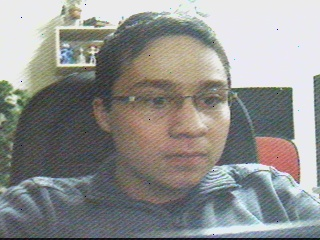
//> input picture src/shots/filename000.jpg, 320 x 240 px
$ ./main ../shots/filename000.jpg   (built with g++ and OpenCV 4)
//> lines starting //> are read from the running program, lines starting //| are printed output that depends on the picture
#include <highgui.h>
#include <cv.h>
#include <stdio.h>

int apply_value = 0;

int gaussian_value, gaussian_max;

int canny_enable, canny_low_value, canny_high_value, canny_low_max, canny_high_max;

int hough_enable, hough_minDist_value, hough_minDist_max, hough_param1_value, hough_param1_max, hough_param2_value, hough_param2_max, hough_minRadius_value, hough_minRadius_max, hough_maxRadius_value, hough_maxRadius_max;

int hue_min_value, hue_max, sat_min_value, sat_max, val_min_value, val_max, hue_max_value, sat_max_value, val_max_value;

IplImage *src_org, *src ,*dst;

void init_values(){

	//gaussian
	gaussian_value = 1;
	gaussian_max = 50;


	//canny
	canny_enable = 0;

	canny_low_value = 1;
	canny_high_value = 70;

	canny_low_max = 300;
	canny_high_max = 300;


	//hough
	hough_enable = 0;

	hough_minDist_value = 30;
	hough_param1_value = 100;
	hough_param2_value = 40;
	hough_minRadius_value = 10;
	hough_maxRadius_value = 100;

	hough_minDist_max = 200;
	hough_param1_max = 200;
	hough_param2_max = 200;
	hough_minRadius_max = 100;
	hough_maxRadius_max = 300;


	//hsv
	hue_min_value = 0;
	sat_min_value = 200;
	val_min_value = 200;

	hue_max_value = 40;
	sat_max_value = 255;
	val_max_value = 255;

	hue_max = 360;
	sat_max = 255;
	val_max = 255;

}


void updateSrc(){
	cvShowImage("src",src);
}

void applySrcCallBack(int pos){
	if( pos ){
        	cvCopy(dst,src);
        	updateSrc();
	}
}

void clearDst(){
	if ( dst ) { cvReleaseImage(&dst); }
	dst = cvCreateImage(cvGetSize(src),src->depth,src->nChannels);
}

void showDst(){
	cvShowImage("dst",dst);
}

IplImage* convertRGB2HSV(IplImage * src){
	if ( src->nChannels == 3 ){

		IplImage *hsv = cvCreateImage(cvGetSize(src),src->depth,src->nChannels);

		cvCvtColor(src,hsv,CV_BGR2HSV);

		return hsv;
	}

	return 0;
}

void mouseCallBack(int event, int x, int y, int flags, void *param){
        if (event == CV_EVENT_LBUTTONDOWN){

                IplImage* img = (IplImage*)(param);
		IplImage* hsv;

		hsv = convertRGB2HSV(img);

		if( hsv ){

			CvScalar s = cvGet2D(hsv,y,x);

			printf("H:%f S:%f V:%f\n",s.val[0],s.val[1],s.val[2]);

			cvReleaseImage(&hsv);
		}
	}
}

void houghCallBack(int pos){
	if ( pos ){

		IplImage *hsv = convertRGB2HSV(src);

		if ( hsv ){

			IplImage *thresholded = cvCreateImage(cvGetSize(src),src->depth,1);

			CvScalar hsv_min = cvScalar(hue_min_value, sat_min_value, val_min_value);

			CvScalar hsv_max = cvScalar(hue_max_value, sat_max_value, val_max_value);

			cvInRangeS(hsv,hsv_min,hsv_max,thresholded);

			//cvSaveImage("thresholded.jpg",thresholded);

			CvMemStorage *storage = cvCreateMemStorage(0);

			CvSeq* circles = cvHoughCircles(thresholded,storage,CV_HOUGH_GRADIENT,2,hough_minDist_value,hough_param1_value,hough_param2_value,hough_minRadius_value,hough_maxRadius_value);

			printf("found %d circles\n",circles->total);

			int i;

			for ( i=0; i<circles->total; i++ ){
				float *p = (float*)cvGetSeqElem(circles,i);
				printf("\tcircle%d x:%f y:%f r:%f\n",i,p[0],p[1],p[2]);
				cvCircle(hsv,cvPoint(cvRound(p[0]),cvRound(p[1])),cvRound(p[2]),CV_RGB(255,0,0),3,8,0);
			}

			cvNamedWindow("Hough");

                        cvShowImage("Hough",hsv);

			cvNamedWindow("thresholdedByHSV");

                        cvShowImage("thresholdedByHSV",thresholded);

			//cvSaveImage("result.jpg",src_backup);

			printf("enter some key to kill Hough result...\n");
			cvWaitKey();

			cvDestroyWindow("thresholdedByHSV");
			cvDestroyWindow("Hough");

			cvReleaseImage(&hsv);
			cvReleaseImage(&thresholded);
		}
	}
}

void cannyCallBack(int pos){
	if( pos ){

		if ( src->nChannels == 3 ){

			IplImage *src_gray = cvCreateImage(cvGetSize(src),IPL_DEPTH_8U,1);

			cvCvtColor(src,src_gray,CV_RGB2GRAY);

			cvReleaseImage(&src);

			src = cvCreateImage(cvGetSize(src_gray),src_gray->depth,src_gray->nChannels);

			cvCopy(src_gray,src);

			cvReleaseImage(&src_gray);

		}

		printf("canny-> low:%d high: %d\n",canny_low_value,canny_high_value);

		clearDst();
		cvCanny(src,dst,canny_low_value,canny_high_value,3);
		showDst();
	}
}

void gaussianCallBack(int pos){
	if( pos%2 == 0 ) { pos+=1; }
	printf("gaussian-> :%d\n",pos);
	clearDst();
	cvSmooth(src,dst,CV_GAUSSIAN,pos,pos);
	showDst();
}

int main(int argc, char **argv){
	assert (argc == 2);

	init_values();

	src_org = cvLoadImage(argv[1]);
//> src_org is the input picture: 240 rows x 320 cols, CV_8UC3; mean B, G, R 142.2, 144.6, 144.4

	//aloca memoria para origem "dinamica" para acontecer esta ser uma origem acumulativa!
	src = cvCreateImage(cvGetSize(src_org),src_org->depth,src_org->nChannels);

	cvCopy(src_org,src);

	//cvNamedWindow("src-org");
	//cvShowImage("src-org",src_org);

	cvNamedWindow("src");
	updateSrc();

	cvNamedWindow("dst");

	cvNamedWindow("config");

	cvNamedWindow("config2");

	int x = 30;
	int y = 50;
	int offset = 10;
	cvMoveWindow("src",x,y);
	cvMoveWindow("dst",x+offset+cvGetSize(src).width,y);
	cvMoveWindow("config",670,y);
	cvMoveWindow("config2",1000,y);

	cvCreateTrackbar("gaussian","config",&gaussian_value,gaussian_max,gaussianCallBack);
	cvCreateTrackbar("canny-low","config",&canny_low_value,canny_low_max,NULL);
	cvCreateTrackbar("canny-high","config",&canny_high_value,canny_high_max,NULL);
	cvCreateTrackbar("canny-en","config",&canny_enable,1,cannyCallBack);
//> slider 'canny-en' is set to 1
	cvCreateTrackbar("hough-minDist","config",&hough_minDist_value,hough_minDist_max,NULL);
	cvCreateTrackbar("hough-param1","config",&hough_param1_value,hough_param1_max,NULL);
	cvCreateTrackbar("hough-param2","config",&hough_param2_value,hough_param2_max,NULL);
	cvCreateTrackbar("hough-minRadius","config",&hough_minRadius_value,hough_minRadius_max,NULL);
	cvCreateTrackbar("hough-maxRadius","config",&hough_maxRadius_value,hough_maxRadius_max,NULL);
	cvCreateTrackbar("hough-en","config",&hough_enable,1,houghCallBack);
//> slider 'hough-en' is set to 1
	cvCreateTrackbar("apply","config",&apply_value,1,applySrcCallBack);
//> slider 'apply' is set to 1

	cvCreateTrackbar("hue-min","config2",&hue_min_value,hue_max,NULL);
//> slider 'hue-min' is set to 72
	cvCreateTrackbar("hue-max","config2",&hue_max_value,hue_max,NULL);
	cvCreateTrackbar("sat-min","config2",&sat_min_value,sat_max,NULL);
	cvCreateTrackbar("sat-max","config2",&sat_max_value,sat_max,NULL);
	cvCreateTrackbar("val-min","config2",&val_min_value,val_max,NULL);
        cvCreateTrackbar("val-max","config2",&val_max_value,val_max,NULL);

	// HSV color picker na janela SRC
	cvSetMouseCallback("src",mouseCallBack,(void*)src);

	// loop central... ESQ finaliza!
	while(true){
		if(cvWaitKey(10) == 27) break;
//> in cannyCallBack, `cvCvtColor(src,src_gray,CV_RGB2GRAY);`:
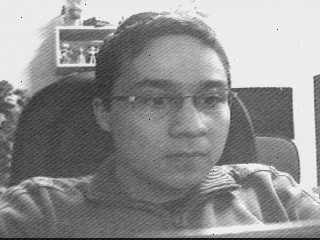
//> src_gray: 240 rows x 320 cols, CV_8UC1; min 3, max 247, mean 143.8
//> in cannyCallBack, `cvCanny(src,dst,canny_low_value,canny_high_value,3);`:
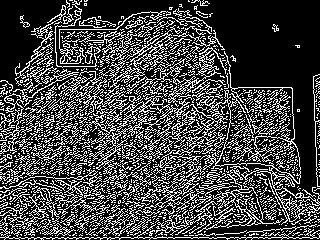
//> dst: 240 rows x 320 cols, CV_8UC1; 27.4% white in thin lines or dots
//> the Esc key is pressed
	}

	cvDestroyWindow("src");
	//cvDestroyWindow("src-org");
	cvDestroyWindow("dst");
	cvDestroyWindow("config");
	cvDestroyWindow("config2");

	cvReleaseImage(&src_org);
	cvReleaseImage(&src);
	cvReleaseImage(&dst);
}

$ run again, on src/shots/filename002.jpg
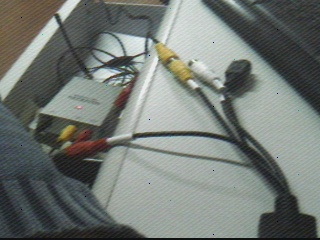
//> input picture src/shots/filename002.jpg, 320 x 240 px
//> src_org is the input picture: 240 rows x 320 cols, CV_8UC3; mean B, G, R 116.5, 121.3, 115.3
//> in cannyCallBack, `cvCvtColor(src,src_gray,CV_RGB2GRAY);`:
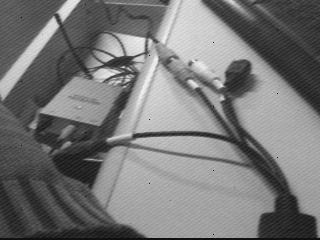
//> src_gray: 240 rows x 320 cols, CV_8UC1; min 2, max 241, mean 119.1
//> in cannyCallBack, `cvCanny(src,dst,canny_low_value,canny_high_value,3);`:
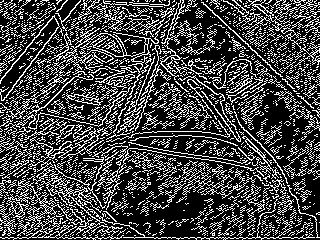
//> dst: 240 rows x 320 cols, CV_8UC1; 27.1% white in thin lines or dots

$ run again, on src/shots/filename003.jpg
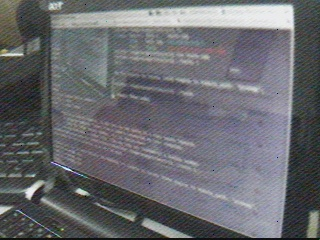
//> input picture src/shots/filename003.jpg, 320 x 240 px
//> src_org is the input picture: 240 rows x 320 cols, CV_8UC3; mean B, G, R 110.6, 105.9, 104.8
//> in cannyCallBack, `cvCanny(src,dst,canny_low_value,canny_high_value,3);`:
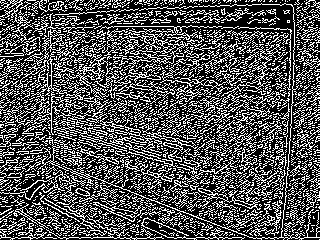
//> dst: 240 rows x 320 cols, CV_8UC1; 32.6% white in thin lines or dots

$ run again, on src/shots/filename004.jpg
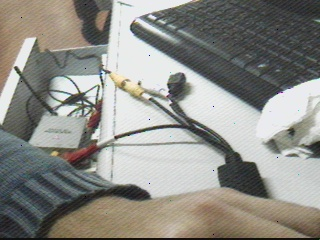
//> input picture src/shots/filename004.jpg, 320 x 240 px
//> src_org is the input picture: 240 rows x 320 cols, CV_8UC3; mean B, G, R 135.2, 141, 141.6
//> in cannyCallBack, `cvCvtColor(src,src_gray,CV_RGB2GRAY);`:
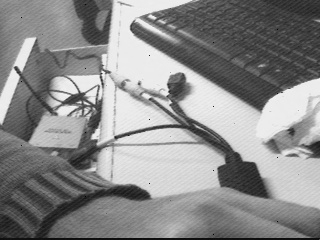
//> src_gray: 240 rows x 320 cols, CV_8UC1; min 2, max 244, mean 139.3
//> in cannyCallBack, `cvCanny(src,dst,canny_low_value,canny_high_value,3);`:
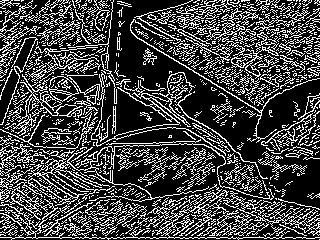
//> dst: 240 rows x 320 cols, CV_8UC1; 26.5% white in thin lines or dots
